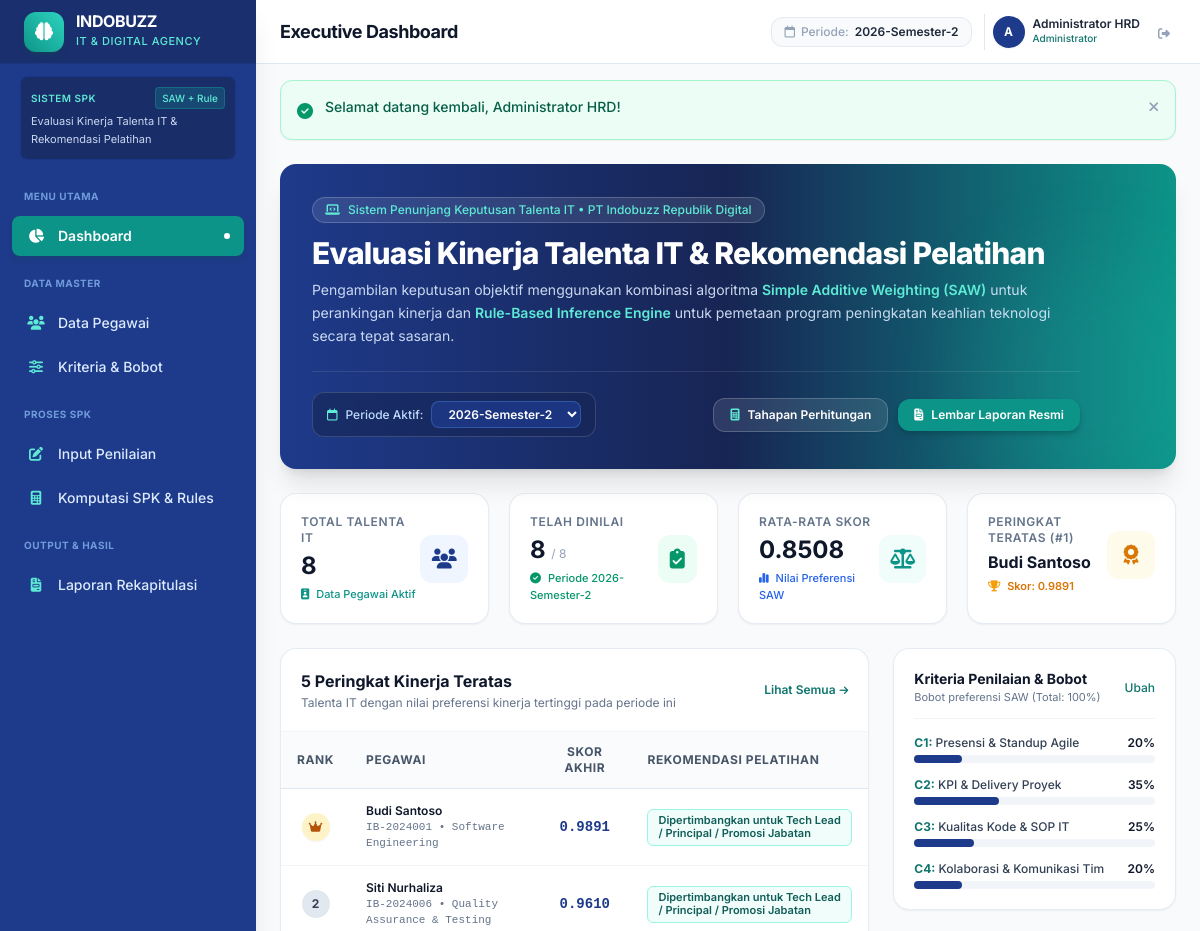
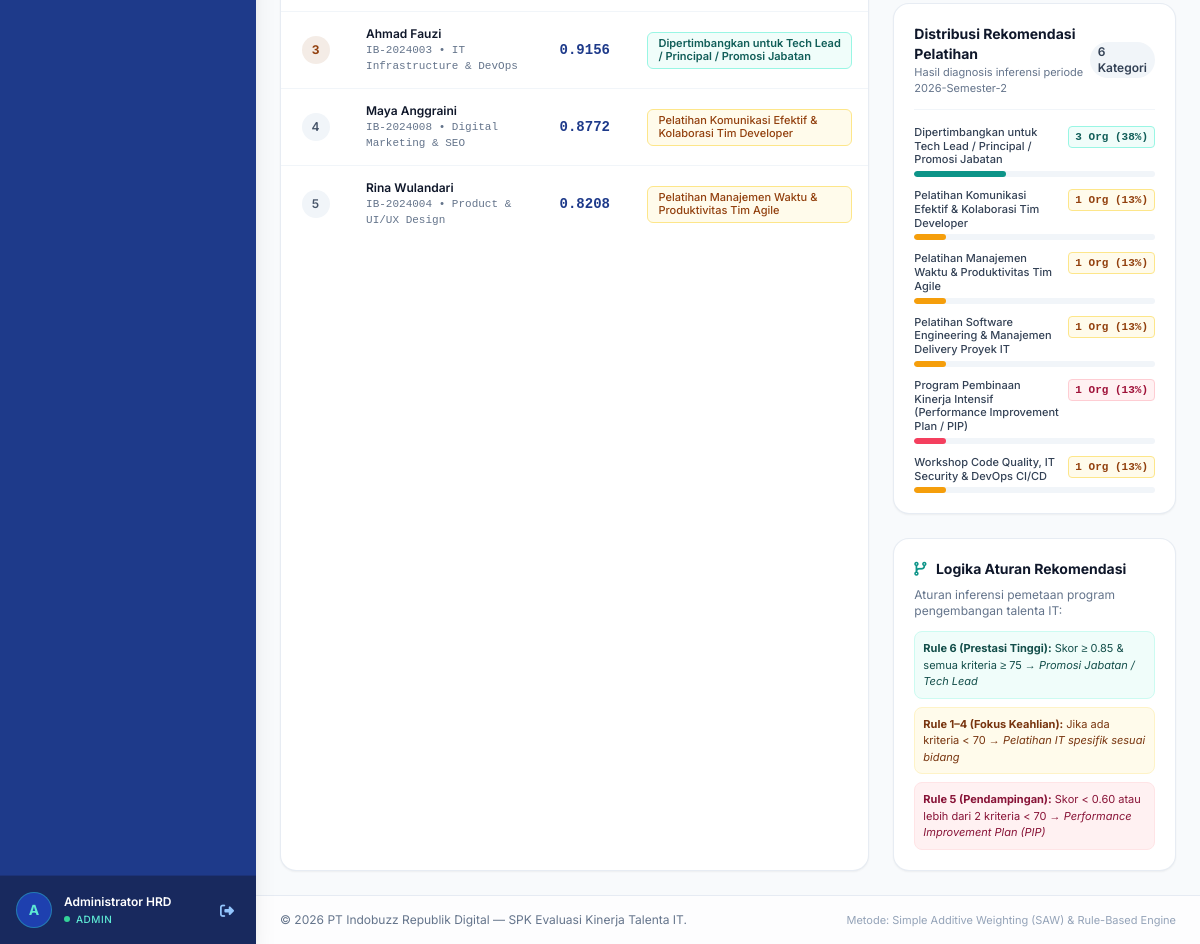
/dashboard.php (signed in), run on the app's committed database (2 pictures, top to bottom).
### tables this page shows
CREATE TABLE `pegawai` (
  `id` int(11) NOT NULL AUTO_INCREMENT,
  `nip` varchar(20) NOT NULL,
  `nama` varchar(100) NOT NULL,
  `departemen` varchar(50) NOT NULL,
  `jabatan` varchar(50) NOT NULL,
  `created_at` timestamp NOT NULL DEFAULT current_timestamp(),
  PRIMARY KEY (`id`),
  UNIQUE KEY `nip` (`nip`)
);

CREATE TABLE `hasil_spk` (
  `id` int(11) NOT NULL AUTO_INCREMENT,
  `penilaian_id` int(11) NOT NULL,
  `nilai_akhir_v` decimal(5,4) NOT NULL,
  `ranking` int(11) NOT NULL,
  `rekomendasi_pelatihan` text NOT NULL,
  `calculated_at` timestamp NOT NULL DEFAULT current_timestamp() ON UPDATE current_timestamp(),
  PRIMARY KEY (`id`),
  KEY `fk_hasil_penilaian` (`penilaian_id`),
  CONSTRAINT `fk_hasil_penilaian` FOREIGN KEY (`penilaian_id`) REFERENCES `penilaian` (`id`) ON DELETE CASCADE
);

CREATE TABLE `kriteria` (
  `id` int(11) NOT NULL AUTO_INCREMENT,
  `kode` varchar(10) NOT NULL,
  `nama_kriteria` varchar(100) NOT NULL,
  `bobot` decimal(5,2) NOT NULL,
  `jenis` enum('benefit','cost') NOT NULL DEFAULT 'benefit',
  `keterangan` varchar(255) DEFAULT NULL,
  PRIMARY KEY (`id`),
  UNIQUE KEY `kode` (`kode`)
);

### dashboard.php (the view, shortened to what the rows shown need)
<?php
require_once __DIR__ . '/config/database.php';
$periode = $_GET['periode'] ?? ($_SESSION['active_periode'] ?? '2026-Semester-2');
$kriteriaList = $pdo->query("SELECT * FROM kriteria ORDER BY kode ASC")->fetchAll();
$stmtTop = $pdo->prepare("
    SELECT h.*, p.periode, pg.nip, pg.nama, pg.departemen, pg.jabatan,
           p.c1, p.c2, p.c3, p.c4
    FROM hasil_spk h
    JOIN penilaian p ON h.penilaian_id = p.id
    JOIN pegawai pg ON p.pegawai_id = pg.id
    WHERE p.periode = :periode
    ORDER BY h.ranking ASC
    LIMIT 5
");
$stmtTop->execute([':periode' => $periode]);
$topEmployees = $stmtTop->fetchAll();
$topEmployee = !empty($topEmployees) ? $topEmployees[0] : null;
require_once __DIR__ . '/includes/header.php';
?>
<?php require_once __DIR__ . '/includes/sidebar.php'; ?>
<div class="flex-1 flex flex-col min-w-0 overflow-y-auto">
    <?php require_once __DIR__ . '/includes/topbar.php'; ?>
    <main class="p-6 max-w-7xl w-full mx-auto space-y-6">
        <div class="bg-gradient-to-r from-[#1E3A8A] via-[#172554] to-[#0D9488] rounded-2xl p-6 sm:p-8 text-white shadow-xl relative overflow-hidden">
            <div class="relative z-10 max-w-3xl">
                <h1 class="text-2xl sm:text-3xl font-extrabold tracking-tight">
                    Evaluasi Kinerja Talenta IT &amp; Rekomendasi Pelatihan
                </h1>
            </div>
        </div>
        <div class="grid grid-cols-1 sm:grid-cols-2 lg:grid-cols-4 gap-5">
            <div class="bg-white rounded-2xl p-5 border border-slate-200/80 shadow-sm hover:shadow-md transition-shadow">
                <div class="flex items-center justify-between">
                    <div class="min-w-0 pr-2">
                        <p class="text-xs font-semibold text-slate-500 uppercase tracking-wider">Peringkat Teratas (#1)</p>
                        <h3 class="text-base font-bold text-slate-900 mt-1 truncate" title="<?= htmlspecialchars($topEmployee['nama'] ?? 'Belum ada') ?>">
                            <?= htmlspecialchars($topEmployee['nama'] ?? 'Belum ada data') ?>
                        </h3>
                        <p class="text-[11px] text-amber-600 font-semibold mt-1">
                            <i class="fa-solid fa-trophy mr-1 text-amber-500"></i> Skor: <?= $topEmployee ? number_format($topEmployee['nilai_akhir_v'], 4) : '-' ?>
                        </p>
                    </div>
                </div>
            </div>
        </div>
        <div class="grid grid-cols-1 lg:grid-cols-3 gap-6">
            <div class="lg:col-span-2 bg-white rounded-2xl border border-slate-200/80 shadow-sm overflow-hidden flex flex-col">
                <div class="p-5 border-b border-slate-100 flex items-center justify-between">
                    <div>
                        <h2 class="font-bold text-base text-slate-900">5 Peringkat Kinerja Teratas</h2>
                    </div>
                </div>
                <div class="overflow-x-auto flex-1">
                    <table class="w-full text-left text-xs">
                        <thead class="bg-slate-50/80 text-slate-600 font-semibold uppercase tracking-wider border-b border-slate-200">
                            <tr>
                                <th class="py-3 px-4 text-center w-14">Rank</th>
                                <th class="py-3 px-4">Pegawai</th>
                                <th class="py-3 px-4 text-center">Skor Akhir</th>
                                <th class="py-3 px-4">Rekomendasi Pelatihan</th>
                            </tr>
                        </thead>
                        <tbody class="divide-y divide-slate-100">
                            <?php if (empty($topEmployees)): ?>
                                <tr>
                                    <td colspan="4" class="py-8 text-center text-slate-400">
                                        <i class="fa-solid fa-inbox text-3xl mb-2"></i>
                                        <p>Belum ada data penilaian pada periode ini.</p>
                                    </td>
                                </tr>
                            <?php else: ?>
                                <?php foreach ($topEmployees as $emp): ?>
                                    <tr class="hover:bg-slate-50/80 transition-colors">
                                        <td class="py-3.5 px-4 text-center">
                                            <?php if ($emp['ranking'] == 1): ?>
                                                <span class="inline-flex items-center justify-center w-7 h-7 rounded-full bg-amber-100 text-amber-700 font-bold shadow-sm">
                                                    <i class="fa-solid fa-crown text-xs"></i>
                                                </span>
                                            <?php elseif ($emp['ranking'] == 2): ?>
                                                <span class="inline-flex items-center justify-center w-7 h-7 rounded-full bg-slate-200 text-slate-700 font-bold">2</span>
                                            <?php elseif ($emp['ranking'] == 3): ?>
                                                <span class="inline-flex items-center justify-center w-7 h-7 rounded-full bg-amber-800/10 text-amber-800 font-bold">3</span>
                                            <?php else: ?>
                                                <span class="inline-flex items-center justify-center w-7 h-7 rounded-full bg-slate-100 text-slate-600 font-semibold"><?= $emp['ranking'] ?></span>
                                            <?php endif; ?>
                                        </td>
                                        <td class="py-3.5 px-4">
                                            <p class="font-semibold text-slate-900"><?= htmlspecialchars($emp['nama']) ?></p>
                                            <p class="text-[11px] text-slate-500 font-mono"><?= htmlspecialchars($emp['nip']) ?> • <?= htmlspecialchars($emp['departemen']) ?></p>
                                        </td>
                                        <td class="py-3.5 px-4 text-center">
                                            <span class="font-bold text-sm text-[#1E3A8A] font-mono">
                                                <?= number_format($emp['nilai_akhir_v'], 4) ?>
                                            </span>
                                        </td>
                                        <td class="py-3.5 px-4">
                                            <?php
                                             $rec = $emp['rekomendasi_pelatihan'];
                                             $badgeStyle = 'bg-blue-50 text-blue-700 border-blue-200';
                                             if (str_contains($rec, 'Talenta Pemimpin') || str_contains($rec, 'Promosi') || str_contains($rec, 'Tech Lead')) {
                                                 $badgeStyle = 'bg-teal-50 text-teal-800 border-teal-200 font-semibold';
                                             } elseif (str_contains($rec, 'PIP') || str_contains($rec, 'Intensif')) {
                                                 $badgeStyle = 'bg-rose-50 text-rose-800 border-rose-200 font-semibold';
                                             } elseif (str_contains($rec, 'Pelatihan') || str_contains($rec, 'Sosialisasi') || str_contains($rec, 'Workshop')) {
                                                 $badgeStyle = 'bg-amber-50 text-amber-800 border-amber-200 font-medium';
                                             }
                                             ?>
                                            <span class="inline-block px-2.5 py-1 rounded-md text-[11px] border leading-tight <?= $badgeStyle ?>">
                                                <?= htmlspecialchars($rec) ?>
                                            </span>
                                        </td>
                                    </tr>
                                <?php endforeach; ?>
                            <?php endif; ?>
                        </tbody>
                    </table>
                </div>
            </div>
            <div class="space-y-6">
                <div class="bg-white rounded-2xl p-5 border border-slate-200/80 shadow-sm">
                    <div class="mt-4 space-y-3.5">
                        <?php foreach ($kriteriaList as $k): ?>
                            <div>
                                <div class="flex justify-between text-xs mb-1">
                                    <span class="font-medium text-slate-700">
                                        <strong class="text-teal-700"><?= $k['kode'] ?>:</strong> <?= htmlspecialchars($k['nama_kriteria']) ?>
                                    </span>
                                    <span class="font-semibold text-slate-900"><?= round($k['bobot'] * 100) ?>%</span>
                                </div>
                                <div class="w-full bg-slate-100 rounded-full h-2">
                                    <div class="bg-[#1E3A8A] h-2 rounded-full" style="width: <?= round($k['bobot'] * 100) ?>%"></div>
                                </div>
                            </div>
                        <?php endforeach; ?>
                    </div>
                </div>
            </div>
        </div>
    </main>
    <?php require_once __DIR__ . '/includes/footer.php'; ?>

### data on the page
pegawai: nama "Budi Santoso"
hasil_spk: nilai_akhir_v "0.9891", ranking 1 (drawn), pegawai.nama "Budi Santoso", pegawai.nip "IB-2024001", pegawai.departemen "Software Engineering", rekomendasi_pelatihan "Dipertimbangkan untuk Tech Lead / Principal / Promosi Jabatan"
hasil_spk: ranking "2", pegawai.nama "Siti Nurhaliza", pegawai.nip "IB-2024006", pegawai.departemen "Quality Assurance & Testing", nilai_akhir_v "0.9610", rekomendasi_pelatihan "Dipertimbangkan untuk Tech Lead / Principal / Promosi Jabatan"
hasil_spk: ranking "3", pegawai.nama "Ahmad Fauzi", pegawai.nip "IB-2024003", pegawai.departemen "IT Infrastructure & DevOps", nilai_akhir_v "0.9156", rekomendasi_pelatihan "Dipertimbangkan untuk Tech Lead / Principal / Promosi Jabatan"
hasil_spk: ranking "4", pegawai.nama "Maya Anggraini", pegawai.nip "IB-2024008", pegawai.departemen "Digital Marketing & SEO", nilai_akhir_v "0.8772", rekomendasi_pelatihan "Pelatihan Komunikasi Efektif & Kolaborasi Tim Developer"
hasil_spk: ranking "5", pegawai.nama "Rina Wulandari", pegawai.nip "IB-2024004", pegawai.departemen "Product & UI/UX Design", nilai_akhir_v "0.8208", rekomendasi_pelatihan "Pelatihan Manajemen Waktu & Produktivitas Tim Agile"
kriteria: kode "C1", nama_kriteria "Presensi & Standup Agile", $k['bobot']*100 "20"
kriteria: kode "C2", nama_kriteria "KPI & Delivery Proyek", $k['bobot']*100 "35"
kriteria: kode "C3", nama_kriteria "Kualitas Kode & SOP IT", $k['bobot']*100 "25"
kriteria: kode "C4", nama_kriteria "Kolaborasi & Komunikasi Tim", $k['bobot']*100 "20"

### other printed values
substr($user['nama_lengkap'] ?? 'A', 0, 1) "A"
$user['nama_lengkap'] "Administrator HRD"
$user['role'] "ADMIN"
$pageTitle "Executive Dashboard"
$activePeriod "2026-Semester-2"
$user['role'] === 'admin' ? 'Administrator' : 'HR Specialist' "Administrator"
$flash['message'] "Selamat datang kembali, Administrator HRD!"
$totalPegawai "8"
$totalDinilai "8"
$periode "2026-Semester-2"
$avgV "0.8508"
count($rekomendasiDist) "6"
$recText "Dipertimbangkan untuk Tech Lead / Principal / Promosi Jabatan"
$cnt "3"
$pct "38"
